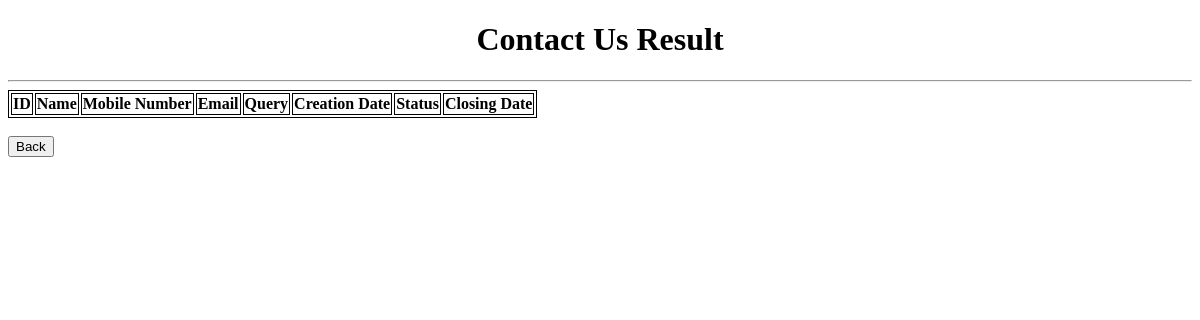
The app's page /output, older data.
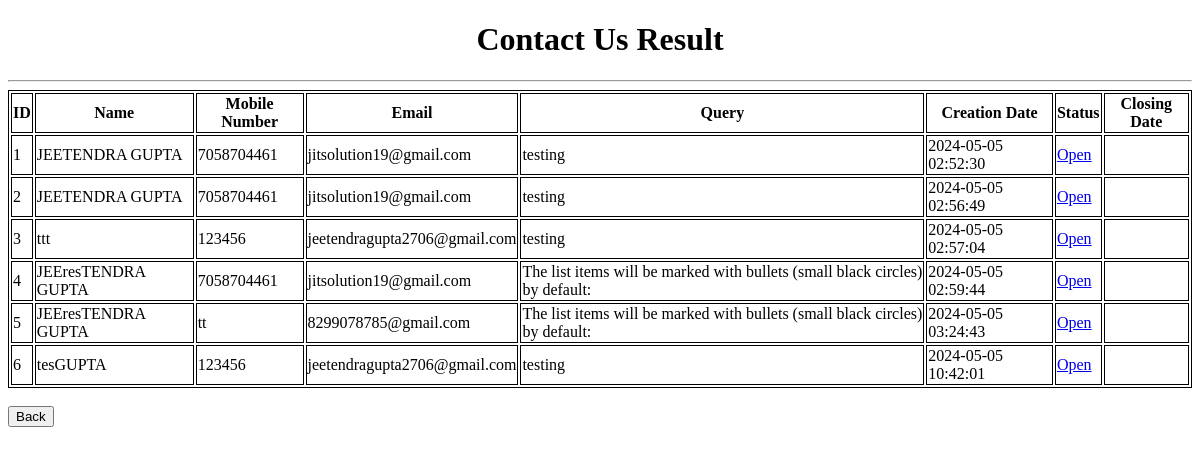
The same page, newer data.
### Website/models/contactform.py (models this page shows, shortened)
class ContactQuery(db.Model):
    id = db.Column(db.Integer, primary_key=True)
    name = db.Column('name',db.String(30))
    mobilenumber = db.Column('mobilenumber',db.Integer)
    email = db.Column('email',db.String(20))
    querytext = db.Column('querytext',db.String(150))
    creationdate = db.Column('creationdate',db.String(30))
    status = db.Column('status',db.String(30))
    closingdate = db.Column('closingdate',db.String(30))

### Website/executer8.py (the view)
@app.route('/output')
def output():
   return render_template('result1.html', contactquerys = ContactQuery.query.all() )

### Website/templates/result1.html (shortened to what this page needs)
<!DOCTYPE html>
<html lang = "en">
   <head>
   </head>
   <body>
      <h1 style="text-align: center;">Contact Us Result</h1>
      <hr/>
      <table>
         <thead>
            <tr>
               <th>ID</th>
               <th>Name</th>
               <th>Mobile Number</th>
               <th>Email </th>
               <th>Query</th>
               <th>Creation Date</th>
               <th>Status</th>
               <th>Closing Date</th>
            </tr>
         </thead>
         <tbody>
            {% for contactquery in contactquerys %}
               <tr>
                  <td>{{ contactquery.id }}</td>
                  <td>{{ contactquery.name }}</td>
                  <td>{{ contactquery.mobilenumber }}</td>
                  <td>{{ contactquery.email }}</td>
                  <td>{{ contactquery.querytext }}</td>
                  <td>{{ contactquery.creationdate }}</td>
                  <td> <a href="#" onclick="openPopup('/maidsummary')">{{ contactquery.status }}</a></td>
                  <td>{{ contactquery.closingdate }}</td>
               </tr>
            {% endfor %}
         </tbody>
      </table>
      <br>
      <button type="button" class="back" onclick="window.location.href='/contactus';">Back</button>
   </body>
</html>

### Website/templates/result1.html (style rules this page uses)
table,tr,td,th { border: 1px solid; }

Row changes from the older to the newer data that the page shows:
added ContactQuery: id "1", name "JEETENDRA GUPTA", mobilenumber "7058704461", email "jitsolution19@gmail.com", querytext "testing", creationdate "2024-05-05 02:52:30", status "Open"
added ContactQuery: id "2", name "JEETENDRA GUPTA", mobilenumber "7058704461", email "jitsolution19@gmail.com", querytext "testing", creationdate "2024-05-05 02:56:49", status "Open"
added ContactQuery: id "3", name "ttt", mobilenumber "123456", email "jeetendragupta2706@gmail.com", querytext "testing", creationdate "2024-05-05 02:57:04", status "Open"
added ContactQuery: id "4", name "JEEresTENDRA GUPTA", mobilenumber "7058704461", email "jitsolution19@gmail.com", querytext "The list items will be marked with bullets (small black circles) by default:", creationdate "2024-05-05 02:59:44", status "Open"
added ContactQuery: id "5", name "JEEresTENDRA GUPTA", mobilenumber "tt", email "8299078785@gmail.com", querytext "The list items will be marked with bullets (small black circles) by default:", creationdate "2024-05-05 03:24:43", status "Open"
added ContactQuery: id "6", name "tesGUPTA", mobilenumber "123456", email "jeetendragupta2706@gmail.com", querytext "testing", creationdate "2024-05-05 10:42:01", status "Open"
